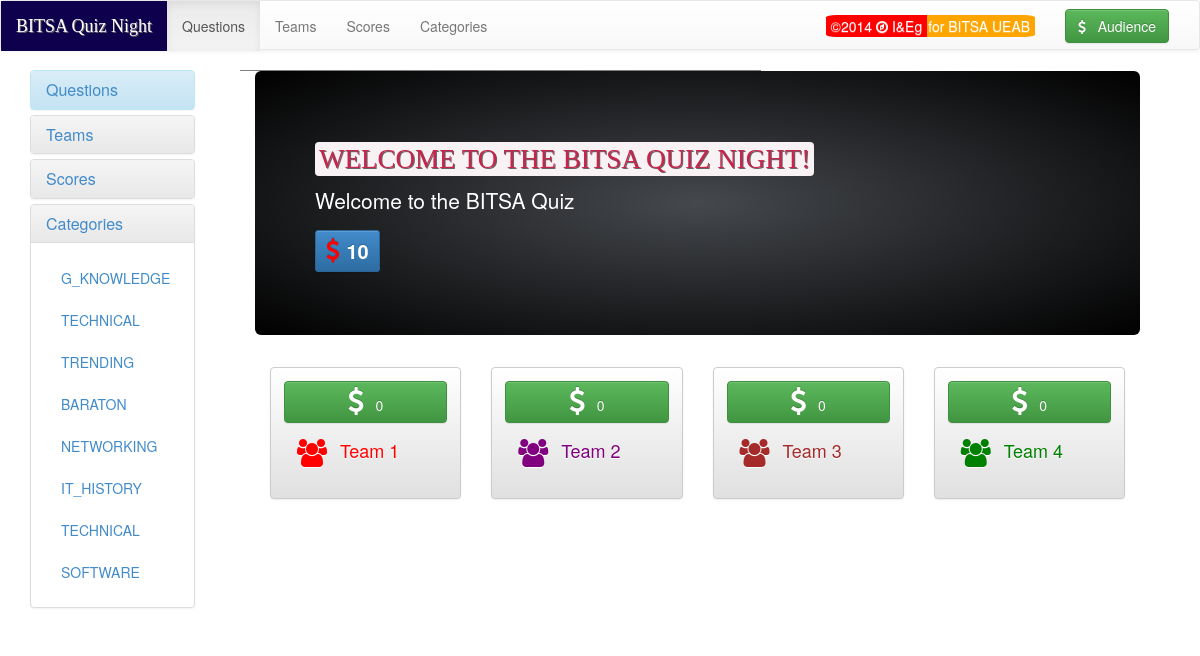
Screenshot of /code/index.php with the database file from the repository.
### tables this page shows
CREATE TABLE IF NOT EXISTS `teams` (
  `id` bigint(255) NOT NULL AUTO_INCREMENT,
  `name` varchar(15) NOT NULL,
  `slogan` varchar(20) NOT NULL,
  `on` int(1) NOT NULL,
  `color` varchar(255) NOT NULL,
  PRIMARY KEY (`id`)
);

### r_main.php (called while the page is built, shortened)
<?php
$db = 'quiz'; $host = 'localhost'; $user = 'root';
$pass = '';
if (@$jsoncallback == ""){$jsoncallback = @$_REQUEST['callback'];}
if(@$id != ''){
	$ids = array('',
				 'r_mailer.php',
				 'r_obsfucate.php',
				 'r_connection.php',
				 'r_minify.php',
				 'r_cleaner.php',
				 'r_redirect.php'
				 );
	$pos = array_search($id, $ids);
	if($ids[$pos]==''){$ids[$pos] = 'unknown';}
	for($i = 0; $i <= (count($ids)-1); $i++){
		if($i <> $pos){
			if($ids[$i] != ''){
				include "$ids[$i]";
			}
		}
	}
	if(@$connect){
		$connection = new connection($db, $host, $user, $pass, $jsoncallback);
	}
}else{
	$respArray = makeResponse("ERROR", "Critical Error: Failed to recognize application!", "");
	echo $jsoncallback."(".json_encode($respArray).")";
	die;
}
?>

### r_connection.php (called while the page is built, shortened)
<?php
class connection{
	private $db_name;		 private $db_host; 			private $db_username;				public $allbkup;
	private $db_passwd;      public $jsoncallback;		public $query_error = array();		public $bkpath;
	public function __construct($db_name, $db_host='localhost', $db_username='root', $db_passwd='', $jsoncallback=''){
		$this->jsoncallback = $jsoncallback;
		if(@$db_host != '' && @$db_name != '' && @$db_username != ''){
			$this->db_host 		= 	@$db_host;
			$this->db_name 		= 	@$db_name;
			$this->db_passwd 	= 	@$db_passwd;
			$this->db_username 	= 	@$db_username;
		}else{
			$respArray = $this->makeResponse( "ERROR", "Critical Error: Could recognize database connection criteria!" , "");
			echo  $this->jsoncallback."(".json_encode($respArray).")";
			exit;
		}
	}
	public final function db_connect(){
		$this->con = mysqli_connect($this->db_host,$this->db_username,$this->db_passwd,$this->db_name);
	}
	public function query($statement, $stops=false){
		$query =  mysqli_query($this->con,"$statement")or $this->die_on_err($stops);
		return $query;
	}
}

### code/basics.php (the view, shortened to what this page needs)
<?php
class basics{
public 	$connection;
   function __construct(){
	   	$id = "index.php";
	   	$connect = true;
	   	include("r_main.php");
	   	$this->connection = $connection;
	   	$qns = array();
	   	$cats = array ();
	   	$teams = array ();
	   	$players = array ();
	   	$teamsList = array ();
		$tquery = $connection->query ( "SELECT * FROM teams WHERE teams.on=1  ", true );
		$pquery = $connection->query ( "SELECT * FROM players ", true );
		$cquery = $connection->query ( "SELECT * FROM questions", true );
		while ( $t = mysqli_fetch_array ( $tquery ) ) {
			$teams [$t ["id"]] = array (
					"id" => $t ["id"],
					"name" => $t ["name"],
					"slogan" => $t ["slogan"],
					"color" => @$t ["color"]
			);
			$teamsList [] = $t ["id"];
		}
		while ( $p = mysqli_fetch_array ( $pquery ) ) {
			if (isset ( $teams [$p ['team']] )) {
				$players [$p ["id"]] = array (
						"name" => $p ["name"],
						"oteam" => $p ["team"],
						"team" => $teams [$p ["team"]] ["name"],
						"gender" => $p ["gender"]
				);
			}
		}
		while ( $c = mysqli_fetch_array ( $cquery ) ) {
			if (! in_array ( strtoupper ( $c ['category'] ), $cats )) {
				$cats [] = strtoupper ( $c ['category'] );
			}
			$qns[ $c['id'] ] = array("question" => $c["question"], "category"=> $c["category"], "done"=>$c["done"]);
		}
   	}
	function teamScore() {
		$da = "";
		$sumScore = 0;
		foreach ( $_SESSION ['teams'] as $i => $team ) {
			$sQuery = $this->connection->query("SELECT sum(score) as points FROM history WHERE team='".$team['id']."' ", true);
			while($s = mysqli_fetch_array( $sQuery)){
				$sumScore = $s["points"];
			}
			( $sumScore == "" )? $sumScore = 0 : $sumScore = $sumScore ;
			$da .= ' <div class="row col-lg-3 center-block">
	                <div class="thumbnail btn-default" style="margin-top:2px;">
	                  <div class="caption">
	                    <p><a href="#" onclick="addScore('.$team['id'].')" class="btn btn-success fly-out-sm " role="button" style="width:100%; opacity: 1;"><i class="fa fa-dollar fa-2x fa-spin " style="color:white;"></i> &nbsp; <bitsa id="t' . $team ['id'] . 't">'.$sumScore.'</bitsa></a></p>
	                    <p><i class="fa fa-group fa-2x btn " style="color: ' . $team ['color'] . ' !important;"> </i><bitsa style="font-size:18px; color: ' . $team ['color'] . ';">' . $team ['name'] . '</bitsa></p>
	                  </div>
	                </div>
	            </div>';
		}
		return $da;
	}
	function showCategories($isList = false) {
		$da = "";
		foreach ( $_SESSION['categories'] as $cat ) {
			$cats = htmlentities("'".$cat."'");
			if ($isList) {
				$da .= '<li class="fly-out-sm"><a onclick="showQuestion('.$cats.')" >' . htmlentities($cat). '</a></li>';
			} else {
				$da .=  $cat;
			}
		}
		return $da;
	}
}

### code/index.php (shortened to what this page needs)
<?php
include("basics.php");
$basics = new basics();
?>
<!doctype html>
<html>
<head>
<link rel="stylesheet" href="css/custom.css" >
<link rel="stylesheet" href="css/bootstrap.min.css" >
<link rel="stylesheet" href="css/bootstrap-theme.min.css">
<link rel="stylesheet" href="css/fa.min.css">
</head>
<body>
        <nav class="navbar navbar-default  " role="navigation" style="max-height:40px; z-index:10 !important; ">
          <div class="container-fluid" style="max-height:100px; z-index:10 !important;">
            <div class="navbar-header">
             <a class=" focus navbar-brand deepblue bf " href="#">BITSA Quiz Night</a>
            </div>
            <div class="collapse navbar-collapse" id="bs-example-navbar-collapse-1">
              <ul class="nav navbar-nav">
                <li class="active fly-out" data-toggle="tooltip" data-placement="bottom" title="Tooltip on left"><a href="#" onclick="javascript:location.reload();">Questions</a></li>
                <li class="fly-out"><a href="#" onclick="showResults()">Teams</a></li>
                <li class="fly-out"><a href="#" onclick="getScore()" >Scores</a></li>
                <li class="fly-out"><a href="#">Categories</a></li>
              </ul>
              <ul class="nav navbar-nav navbar-right ">
              <li class="dropdown fly-out">
                  <a href="#" class="dropdown-toggle" data-toggle="dropdown">  <span style="color:white; background:red;  border-radius:10% 0 0 10%; padding:1px; padding-left:5px;"> &copy;<?php echo date("Y") ?>&nbsp;<i class="fa fa-compass fa-spin "></i> I&Eg </span> <span style="background:orange; padding:1px; color:white; border-radius:0 10% 10% 0; padding-right:5px;">for BITSA UEAB </span> </span></a>
                </li>
                <div class="navbar-form navbar-left " role="search">
                <div
                <button type="submit" class="btn btn-success" onclick="addScore(0)"><i class="fa fa-dollar "></i><audience id="t0t"> <?php  ?> </audience>&nbsp; Audience</button>
               </div>
              </ul>
            </div>
          </div>
        </nav>
<div class="container col-lg-12">
    <div class="col-lg-2">
    <div class="panel-group" id="accordion">
  <div class="panel panel-info fly-out ">
    <div class="panel-heading">
    <a data-toggle="collapse" onclick="javascript:location.reload();" data-parent="#accordion" href="#collapseOne">
      <h4 class="panel-title">
          Questions
       </h4>
    </a>
    </div>
  </div>
  <div class="panel panel-default fly-out ">
    <div class="panel-heading darker">
    <a data-toggle="collapse" data-parent="#accordion" onclick="showResults()" href="#collapseFour">
      <h4 class="panel-title ">
          Teams
      </h4>
    </a>
    </div>
  </div>
  <div class="panel panel-default  fly-out">
    <div class="panel-heading ">
    <a data-toggle="collapse" data-parent="#accordion" onclick="getScore()"  href="#collapseTwo">
      <h4 class="panel-title">
          Scores
      </h4>
    </a>
    </div>
  </div>
  <div class="panel panel-default fly-out">
    <div class="panel-heading success">
    <a data-toggle="collapse" data-parent="#accordion" href="#collapseThree">
      <h4 class="panel-title ">
          Categories
      </h4>
    </a>
    </div>
    <div id="collapseThree" class="panel-collapse collapse in">
      <div class="panel-body">
        <ul class="nav nav-pills nav-stacked">
 		<?php
 			echo $basics->showCategories(true);
 		?>
		</ul>
      </div>
    </div>
  </div>
</div>
    </div>
    <div class="col-lg-10">
    	<div id="chart_container" class="col-md-7">
    	</div>
    	<div class="col-lg-12 container-fluid" id="quizData" >
        <div class="container-fluid" id="hi1">
            <div id="content" class="jumbotron darker " >
              <h2><code class="bf" >WELCOME TO THE BITSA QUIZ NIGHT!</code></h2>
              <p><Question>Welcome to the BITSA Quiz </Question></p>
              <p><a class="btn btn-primary btn-sm" role="button" onclick="halveScore()"><i class="fa fa-dollar fa-2x " style="color:red;"></i>&nbsp;
              <points style="color: white; font-weight: bold; font-size: 20px;">10</points> </a></p>
    		</div>
        </div>
        <div class="container-fluid" >
        	<?php
        		echo $basics->teamScore();
        	?>
            </div>
        </div>
        </div>
    </div>
</body>
</html>

### code/css/custom.css (style rules this page uses)
.darker { background: rgb(69,72,77); background: -moz-radial-gradient(center, ellipse cover, rgba(69,72,77,1) 0%, rgba(0,0,0,1) 100%); background: -webkit-gradient(radial, center center, 0px, center center, 100%, color-stop(0%,rgba(69,72,77,1)), color-stop(100%,rgba(0,0,0,1))); background: -webkit-radial-gradient(center, ellipse cover, rgba(69,72,77,1) 0%,rgba(0,0,0,1) 100%); background: -o-radial-gradient(center, ellipse cover, rgba(69,72,77,1) 0%,rgba(0,0,0,1) 100%); background: -ms-radial-gradient(center, ellipse cover, rgba(69,72,77,1) 0%,rgba(0,0,0,1) 100%); background: radial-gradient(ellipse at center, rgba(69,72,77,1) 0%,rgba(0,0,0,1) 100%); filter: progid:DXImageTransform.Microsoft.gradient( startColorstr='#45484d', endColorstr='#000000',GradientType=1 ); color:#FFF !important; }
.bf { font-family: bitsa; text-shadow: 1px 1px #666 !important; }
.deepblue { transition-duration:1s; background:#0E004C !important; color:#FFF !important; }
.fly-out { transition-duration:0.5s; }
.fly-out-sm { transition-duration:0.5s; }

### rows the page displays
teams: $team['id'] 1 (drawn), sumScore "0", name "Team 1"
teams: sumScore "0", name "Team 2"
teams: sumScore "0", name "Team 3"
teams: sumScore "0", name "Team 4"

### other values shown
$cat "G_KNOWLEDGE"
$cat "TECHNICAL"
$cat "TRENDING"
$cat "BARATON"
$cat "NETWORKING"
$cat "IT_HISTORY"
$cat "SOFTWARE"
